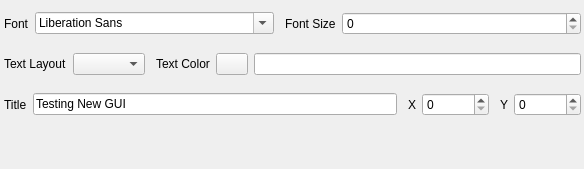
<?xml version="1.0" encoding="UTF-8"?>
<ui version="4.0">
 <class>Form</class>
 <widget class="QWidget" name="Form">
  <property name="geometry">
   <rect>
    <x>0</x>
    <y>0</y>
    <width>584</width>
    <height>169</height>
   </rect>
  </property>
  <property name="windowTitle">
   <string>Form</string>
  </property>
  <widget class="QWidget" name="verticalLayoutWidget">
   <property name="geometry">
    <rect>
     <x>0</x>
     <y>0</y>
     <width>581</width>
     <height>131</height>
    </rect>
   </property>
   <layout class="QVBoxLayout" name="verticalLayout">
    <property name="leftMargin">
     <number>4</number>
    </property>
    <item>
     <layout class="QHBoxLayout" name="horizontalLayout_8">
      <item>
       <widget class="QLabel" name="label">
        <property name="sizePolicy">
         <sizepolicy hsizetype="Fixed" vsizetype="Preferred">
          <horstretch>0</horstretch>
          <verstretch>0</verstretch>
         </sizepolicy>
        </property>
        <property name="text">
         <string>Font</string>
        </property>
       </widget>
      </item>
      <item>
       <widget class="QFontComboBox" name="fontComboBox_titleFont">
        <property name="sizePolicy">
         <sizepolicy hsizetype="Minimum" vsizetype="Fixed">
          <horstretch>0</horstretch>
          <verstretch>0</verstretch>
         </sizepolicy>
        </property>
        <property name="minimumSize">
         <size>
          <width>140</width>
          <height>0</height>
         </size>
        </property>
       </widget>
      </item>
      <item>
       <spacer name="horizontalSpacer_8">
        <property name="orientation">
         <enum>Qt::Horizontal</enum>
        </property>
        <property name="sizeType">
         <enum>QSizePolicy::Fixed</enum>
        </property>
        <property name="sizeHint" stdset="0">
         <size>
          <width>5</width>
          <height>20</height>
         </size>
        </property>
       </spacer>
      </item>
      <item>
       <widget class="QLabel" name="label_fontSize">
        <property name="sizePolicy">
         <sizepolicy hsizetype="Fixed" vsizetype="Preferred">
          <horstretch>0</horstretch>
          <verstretch>0</verstretch>
         </sizepolicy>
        </property>
        <property name="text">
         <string>Font Size</string>
        </property>
       </widget>
      </item>
      <item>
       <widget class="QSpinBox" name="spinBox_fontSize">
        <property name="maximum">
         <number>500</number>
        </property>
       </widget>
      </item>
     </layout>
    </item>
    <item>
     <layout class="QHBoxLayout" name="horizontalLayout_12">
      <item>
       <widget class="QLabel" name="label_textLayout">
        <property name="sizePolicy">
         <sizepolicy hsizetype="Fixed" vsizetype="Preferred">
          <horstretch>0</horstretch>
          <verstretch>0</verstretch>
         </sizepolicy>
        </property>
        <property name="text">
         <string>Text Layout</string>
        </property>
       </widget>
      </item>
      <item>
       <widget class="QComboBox" name="comboBox_textAlign"/>
      </item>
      <item>
       <spacer name="horizontalSpacer_2">
        <property name="orientation">
         <enum>Qt::Horizontal</enum>
        </property>
        <property name="sizeType">
         <enum>QSizePolicy::Fixed</enum>
        </property>
        <property name="sizeHint" stdset="0">
         <size>
          <width>5</width>
          <height>20</height>
         </size>
        </property>
       </spacer>
      </item>
      <item>
       <widget class="QLabel" name="label_textColor">
        <property name="text">
         <string>Text Color</string>
        </property>
       </widget>
      </item>
      <item>
       <widget class="QPushButton" name="pushButton_textColor">
        <property name="maximumSize">
         <size>
          <width>32</width>
          <height>32</height>
         </size>
        </property>
        <property name="text">
         <string/>
        </property>
        <property name="MaximumSize" stdset="0">
         <size>
          <width>32</width>
          <height>32</height>
         </size>
        </property>
       </widget>
      </item>
      <item>
       <widget class="QLineEdit" name="lineEdit_textColor"/>
      </item>
     </layout>
    </item>
    <item>
     <layout class="QHBoxLayout" name="horizontalLayout_7">
      <property name="leftMargin">
       <number>0</number>
      </property>
      <item>
       <widget class="QLabel" name="label_title">
        <property name="text">
         <string>Title</string>
        </property>
       </widget>
      </item>
      <item>
       <widget class="QLineEdit" name="lineEdit_title">
        <property name="sizePolicy">
         <sizepolicy hsizetype="MinimumExpanding" vsizetype="Fixed">
          <horstretch>0</horstretch>
          <verstretch>0</verstretch>
         </sizepolicy>
        </property>
        <property name="minimumSize">
         <size>
          <width>300</width>
          <height>0</height>
         </size>
        </property>
        <property name="text">
         <string>Testing New GUI</string>
        </property>
       </widget>
      </item>
      <item>
       <spacer name="horizontalSpacer_6">
        <property name="orientation">
         <enum>Qt::Horizontal</enum>
        </property>
        <property name="sizeType">
         <enum>QSizePolicy::Fixed</enum>
        </property>
        <property name="sizeHint" stdset="0">
         <size>
          <width>5</width>
          <height>20</height>
         </size>
        </property>
       </spacer>
      </item>
      <item>
       <widget class="QLabel" name="label_xTitleAlign">
        <property name="sizePolicy">
         <sizepolicy hsizetype="Fixed" vsizetype="Preferred">
          <horstretch>0</horstretch>
          <verstretch>0</verstretch>
         </sizepolicy>
        </property>
        <property name="text">
         <string>X</string>
        </property>
       </widget>
      </item>
      <item>
       <widget class="QSpinBox" name="spinBox_xTextAlign">
        <property name="sizePolicy">
         <sizepolicy hsizetype="Fixed" vsizetype="Fixed">
          <horstretch>0</horstretch>
          <verstretch>0</verstretch>
         </sizepolicy>
        </property>
        <property name="maximumSize">
         <size>
          <width>80</width>
          <height>16777215</height>
         </size>
        </property>
        <property name="baseSize">
         <size>
          <width>0</width>
          <height>0</height>
         </size>
        </property>
        <property name="minimum">
         <number>0</number>
        </property>
        <property name="maximum">
         <number>999999999</number>
        </property>
        <property name="value">
         <number>0</number>
        </property>
       </widget>
      </item>
      <item>
       <spacer name="horizontalSpacer_7">
        <property name="orientation">
         <enum>Qt::Horizontal</enum>
        </property>
        <property name="sizeType">
         <enum>QSizePolicy::Fixed</enum>
        </property>
        <property name="sizeHint" stdset="0">
         <size>
          <width>5</width>
          <height>20</height>
         </size>
        </property>
       </spacer>
      </item>
      <item>
       <widget class="QLabel" name="label_yTitleAlign">
        <property name="sizePolicy">
         <sizepolicy hsizetype="Fixed" vsizetype="Preferred">
          <horstretch>0</horstretch>
          <verstretch>0</verstretch>
         </sizepolicy>
        </property>
        <property name="text">
         <string>Y</string>
        </property>
       </widget>
      </item>
      <item>
       <widget class="QSpinBox" name="spinBox_yTextAlign">
        <property name="sizePolicy">
         <sizepolicy hsizetype="Fixed" vsizetype="Fixed">
          <horstretch>0</horstretch>
          <verstretch>0</verstretch>
         </sizepolicy>
        </property>
        <property name="maximumSize">
         <size>
          <width>80</width>
          <height>16777215</height>
         </size>
        </property>
        <property name="maximum">
         <number>999999999</number>
        </property>
       </widget>
      </item>
     </layout>
    </item>
   </layout>
  </widget>
 </widget>
 <resources/>
 <connections/>
</ui>
